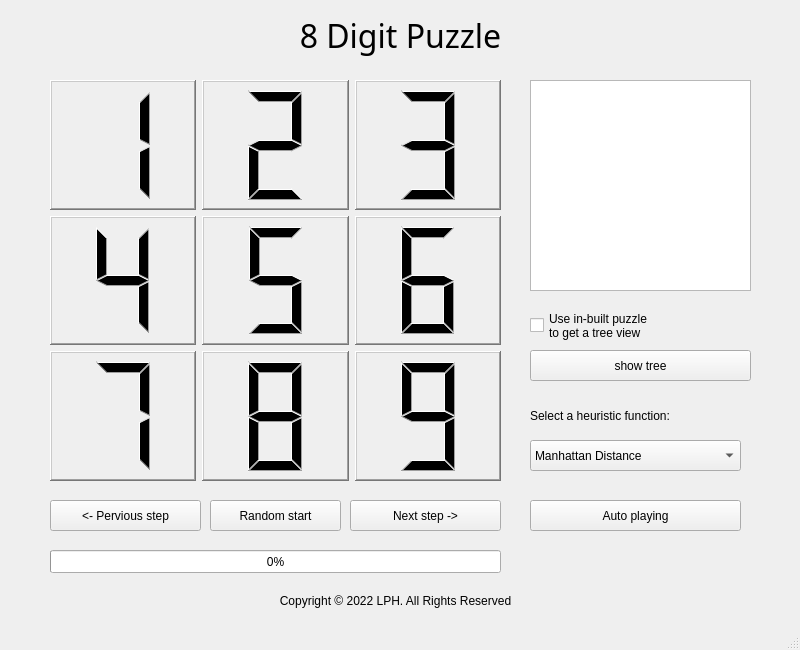
<?xml version="1.0" encoding="UTF-8"?>
<ui version="4.0">
 <class>MainWindow</class>
 <widget class="QMainWindow" name="MainWindow">
  <property name="geometry">
   <rect>
    <x>0</x>
    <y>0</y>
    <width>800</width>
    <height>650</height>
   </rect>
  </property>
  <property name="minimumSize">
   <size>
    <width>800</width>
    <height>650</height>
   </size>
  </property>
  <property name="maximumSize">
   <size>
    <width>800</width>
    <height>650</height>
   </size>
  </property>
  <property name="windowTitle">
   <string>MainWindow</string>
  </property>
  <widget class="QWidget" name="centralwidget">
   <property name="minimumSize">
    <size>
     <width>800</width>
     <height>650</height>
    </size>
   </property>
   <property name="maximumSize">
    <size>
     <width>800</width>
     <height>650</height>
    </size>
   </property>
   <widget class="QPushButton" name="Button_Show">
    <property name="geometry">
     <rect>
      <x>530</x>
      <y>350</y>
      <width>221</width>
      <height>31</height>
     </rect>
    </property>
    <property name="text">
     <string>show tree</string>
    </property>
   </widget>
   <widget class="QTextBrowser" name="Text_Information">
    <property name="geometry">
     <rect>
      <x>530</x>
      <y>80</y>
      <width>221</width>
      <height>211</height>
     </rect>
    </property>
   </widget>
   <widget class="QWidget" name="gridLayoutWidget">
    <property name="geometry">
     <rect>
      <x>50</x>
      <y>80</y>
      <width>451</width>
      <height>401</height>
     </rect>
    </property>
    <layout class="QGridLayout" name="LCD_Grid">
     <property name="sizeConstraint">
      <enum>QLayout::SetDefaultConstraint</enum>
     </property>
     <item row="2" column="2">
      <widget class="QLCDNumber" name="LCD_9">
       <property name="frameShape">
        <enum>QFrame::WinPanel</enum>
       </property>
       <property name="frameShadow">
        <enum>QFrame::Raised</enum>
       </property>
       <property name="digitCount">
        <number>1</number>
       </property>
       <property name="intValue" stdset="0">
        <number>9</number>
       </property>
      </widget>
     </item>
     <item row="0" column="2">
      <widget class="QLCDNumber" name="LCD_3">
       <property name="frameShape">
        <enum>QFrame::WinPanel</enum>
       </property>
       <property name="frameShadow">
        <enum>QFrame::Raised</enum>
       </property>
       <property name="digitCount">
        <number>1</number>
       </property>
       <property name="segmentStyle">
        <enum>QLCDNumber::Filled</enum>
       </property>
       <property name="intValue" stdset="0">
        <number>3</number>
       </property>
      </widget>
     </item>
     <item row="1" column="2">
      <widget class="QLCDNumber" name="LCD_6">
       <property name="frameShape">
        <enum>QFrame::WinPanel</enum>
       </property>
       <property name="frameShadow">
        <enum>QFrame::Raised</enum>
       </property>
       <property name="digitCount">
        <number>1</number>
       </property>
       <property name="intValue" stdset="0">
        <number>6</number>
       </property>
      </widget>
     </item>
     <item row="0" column="1">
      <widget class="QLCDNumber" name="LCD_2">
       <property name="frameShape">
        <enum>QFrame::WinPanel</enum>
       </property>
       <property name="digitCount">
        <number>1</number>
       </property>
       <property name="intValue" stdset="0">
        <number>2</number>
       </property>
      </widget>
     </item>
     <item row="1" column="1">
      <widget class="QLCDNumber" name="LCD_5">
       <property name="frameShape">
        <enum>QFrame::WinPanel</enum>
       </property>
       <property name="frameShadow">
        <enum>QFrame::Raised</enum>
       </property>
       <property name="digitCount">
        <number>1</number>
       </property>
       <property name="intValue" stdset="0">
        <number>5</number>
       </property>
      </widget>
     </item>
     <item row="1" column="0">
      <widget class="QLCDNumber" name="LCD_4">
       <property name="frameShape">
        <enum>QFrame::WinPanel</enum>
       </property>
       <property name="digitCount">
        <number>1</number>
       </property>
       <property name="intValue" stdset="0">
        <number>4</number>
       </property>
      </widget>
     </item>
     <item row="2" column="1">
      <widget class="QLCDNumber" name="LCD_8">
       <property name="frameShape">
        <enum>QFrame::WinPanel</enum>
       </property>
       <property name="digitCount">
        <number>1</number>
       </property>
       <property name="intValue" stdset="0">
        <number>8</number>
       </property>
      </widget>
     </item>
     <item row="2" column="0">
      <widget class="QLCDNumber" name="LCD_7">
       <property name="frameShape">
        <enum>QFrame::WinPanel</enum>
       </property>
       <property name="digitCount">
        <number>1</number>
       </property>
       <property name="intValue" stdset="0">
        <number>7</number>
       </property>
      </widget>
     </item>
     <item row="0" column="0">
      <widget class="QLCDNumber" name="LCD_1">
       <property name="frameShape">
        <enum>QFrame::WinPanel</enum>
       </property>
       <property name="digitCount">
        <number>1</number>
       </property>
       <property name="intValue" stdset="0">
        <number>1</number>
       </property>
      </widget>
     </item>
    </layout>
   </widget>
   <widget class="QPushButton" name="Button_NextStep">
    <property name="geometry">
     <rect>
      <x>350</x>
      <y>500</y>
      <width>151</width>
      <height>31</height>
     </rect>
    </property>
    <property name="text">
     <string>Next step -&gt;</string>
    </property>
   </widget>
   <widget class="QPushButton" name="Button_PerviousStep">
    <property name="geometry">
     <rect>
      <x>50</x>
      <y>500</y>
      <width>151</width>
      <height>31</height>
     </rect>
    </property>
    <property name="text">
     <string>&lt;- Pervious step</string>
    </property>
   </widget>
   <widget class="QPushButton" name="Button_Init">
    <property name="geometry">
     <rect>
      <x>210</x>
      <y>500</y>
      <width>131</width>
      <height>31</height>
     </rect>
    </property>
    <property name="text">
     <string>Random start</string>
    </property>
   </widget>
   <widget class="QCheckBox" name="Check_GetTree">
    <property name="geometry">
     <rect>
      <x>530</x>
      <y>300</y>
      <width>211</width>
      <height>51</height>
     </rect>
    </property>
    <property name="text">
     <string>Use in-built puzzle
to get a tree view</string>
    </property>
    <property name="checked">
     <bool>false</bool>
    </property>
   </widget>
   <widget class="QProgressBar" name="Progress_Steps">
    <property name="geometry">
     <rect>
      <x>50</x>
      <y>550</y>
      <width>451</width>
      <height>23</height>
     </rect>
    </property>
    <property name="value">
     <number>0</number>
    </property>
   </widget>
   <widget class="QPushButton" name="Button_Auto">
    <property name="geometry">
     <rect>
      <x>530</x>
      <y>500</y>
      <width>211</width>
      <height>31</height>
     </rect>
    </property>
    <property name="text">
     <string>Auto playing</string>
    </property>
   </widget>
   <widget class="QComboBox" name="Combo_Function">
    <property name="geometry">
     <rect>
      <x>530</x>
      <y>440</y>
      <width>211</width>
      <height>31</height>
     </rect>
    </property>
    <property name="focusPolicy">
     <enum>Qt::WheelFocus</enum>
    </property>
    <property name="autoFillBackground">
     <bool>false</bool>
    </property>
    <property name="currentText">
     <string>Manhattan Distance</string>
    </property>
    <property name="sizeAdjustPolicy">
     <enum>QComboBox::AdjustToContentsOnFirstShow</enum>
    </property>
    <property name="placeholderText">
     <string/>
    </property>
    <item>
     <property name="text">
      <string>Manhattan Distance</string>
     </property>
    </item>
    <item>
     <property name="text">
      <string>Euclidean Distance</string>
     </property>
    </item>
    <item>
     <property name="text">
      <string>Cosine Distance</string>
     </property>
    </item>
   </widget>
   <widget class="QLabel" name="Label_SelectFunction">
    <property name="geometry">
     <rect>
      <x>530</x>
      <y>390</y>
      <width>201</width>
      <height>51</height>
     </rect>
    </property>
    <property name="text">
     <string>Select a heuristic function:</string>
    </property>
    <property name="wordWrap">
     <bool>true</bool>
    </property>
   </widget>
   <widget class="QLabel" name="Label_Copyright">
    <property name="geometry">
     <rect>
      <x>50</x>
      <y>580</y>
      <width>691</width>
      <height>41</height>
     </rect>
    </property>
    <property name="text">
     <string>Copyright © 2022 LPH. All Rights Reserved</string>
    </property>
    <property name="alignment">
     <set>Qt::AlignCenter</set>
    </property>
   </widget>
   <widget class="QLabel" name="Label_Title">
    <property name="geometry">
     <rect>
      <x>50</x>
      <y>0</y>
      <width>701</width>
      <height>71</height>
     </rect>
    </property>
    <property name="font">
     <font>
      <family>Lucida Handwriting</family>
      <pointsize>24</pointsize>
      <weight>50</weight>
      <italic>false</italic>
      <bold>false</bold>
     </font>
    </property>
    <property name="styleSheet">
     <string notr="true">font: 24pt &quot;Lucida Handwriting&quot;;</string>
    </property>
    <property name="text">
     <string>8 Digit Puzzle</string>
    </property>
    <property name="alignment">
     <set>Qt::AlignCenter</set>
    </property>
   </widget>
   <zorder>Button_Show</zorder>
   <zorder>Text_Information</zorder>
   <zorder>gridLayoutWidget</zorder>
   <zorder>Button_NextStep</zorder>
   <zorder>Button_PerviousStep</zorder>
   <zorder>Button_Init</zorder>
   <zorder>Check_GetTree</zorder>
   <zorder>Progress_Steps</zorder>
   <zorder>Button_Auto</zorder>
   <zorder>Combo_Function</zorder>
   <zorder>Label_SelectFunction</zorder>
   <zorder>Label_Title</zorder>
   <zorder>Label_Copyright</zorder>
  </widget>
  <widget class="QMenuBar" name="menubar">
   <property name="geometry">
    <rect>
     <x>0</x>
     <y>0</y>
     <width>800</width>
     <height>26</height>
    </rect>
   </property>
  </widget>
  <widget class="QStatusBar" name="statusbar"/>
 </widget>
 <resources>
  <include location="../styledemo_2/styledemo/other/qss.qrc"/>
 </resources>
 <connections/>
</ui>
